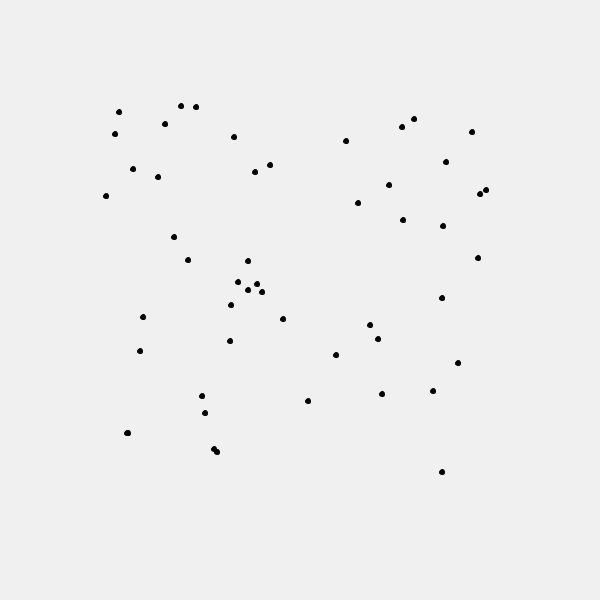
Frame 1 (no input)
Frame 60 (the mouse pressed at the canvas centre just before this capture): identical to frame 1, image omitted
Frame 120 (the mouse held since frame 60 and released just before this capture): identical to frame 1, image omitted

The Processing sketch that drew this single still picture (run headless with seeded random() and noise(); from frame 60 on, the mouse is pressed at the canvas centre):

// Processing sketch: repel_attract
// ── repel_attract.pde
/**************************************************************
 Project:  General use for attraction and repelling of points,
           nodes, or objects. Would be neat in the future to
           add a more advanced collision detection that allows
           clusters to continue moving. Could check the angle
           of collision and rotating nodes along edge if
           possible until it is completely locked. 
           
 Author:  Yahir 
 Date:    May 2022

 
 Notes:
          - Processing 3.5.4
 
 Instructions:
           1. Run sketch
           2. LEFT MOUSE  | repel 
           3. RIGHT MOUSE | attract          
 **************************************************************/

ArrayList<PVector> nodes;        // list contain x and y values
int range;                       // range from mouse to attract/repel nodes
float spd;                       // how fast nodes move

boolean leftPressed;             // track left mouse button pressed
boolean rightPressed;            // track right mouse button pressed

/**************************************************************
 SET UP FUNCTION
 **************************************************************/
void setup() {
  size(600, 600);
  
  range = 200;
  spd = 1;
  leftPressed = false;
  rightPressed = false;
  
  // populate array with nodes/pvectors
  nodes = new ArrayList<PVector>();
  int numNodes = 50;
  for(int i = 0; i < numNodes; i++) {
    int x = int(random(100, width - 100));
    int y = int(random(100, height - 100));
    nodes.add(new PVector(x, y));
  }
}

/**************************************************************
 DRAW FUNCTION
 **************************************************************/
void draw() {
  background(240);  
  
  // a basic implementation to see the repel and attract effect
  //basic();
  
  // basic plus a crude collision detection
  basicCollision();
}

/**************************************************************
 MOUSEPRESSED FUNCTION
 
 LEFT  | left mouse button pressed
 RIGHT | right mouse button pressed
 **************************************************************/
void mousePressed() {
  if (mouseButton == LEFT) {
    leftPressed = true;
  } 
  if (mouseButton == RIGHT) {
    rightPressed = true;
  }
  
}

/**************************************************************
 MOUSEPRESSED FUNCTION
 
 LEFT  | left mouse button released
 RIGHT | right mouse button released
 **************************************************************/
void mouseReleased() {
  if (mouseButton == LEFT) {
    leftPressed = false;
  } 
  if (mouseButton == RIGHT) {
    rightPressed = false;
  } 
}


/**
 *  A basic implementation of the repel and attraction effect
 *
 */
void basic() {
  for(int i = 0; i < nodes.size(); i++) {
    // calculate distance of current node to mouse
    float d = dist(mouseX, mouseY, nodes.get(i).x, nodes.get(i).y);
    
    // check nodes are within range
    if(d < range) {
      // calculate angle from mouse to node
      float angle = atan2(mouseY - nodes.get(i).y, mouseX - nodes.get(i).x);
      
      // attract nodes in range when left mouse button pressed
      if(rightPressed) {
        nodes.get(i).x += map(d, range, 0, 0, spd) * cos(angle);
        nodes.get(i).y += map(d, range, 0, 0, spd) * sin(angle);
      }          
      
      // repel nodes in range when right mouse button pressed
      if(leftPressed) {
        nodes.get(i).x -= map(d, range, 0, 0, spd) * cos(angle);
        nodes.get(i).y -= map(d, range, 0, 0, spd) * sin(angle);
      }      
    }
    
    // simple display of nodes
    fill(0);
    ellipse(nodes.get(i).x, nodes.get(i).y, 5, 5);
  }
}

/**
 *  A basic collision check
 *
 * @param a    first point
 * @param b    second point
 * @param r    distance to trigger collision
 */
boolean collision(PVector a, PVector b, int r) {
  float d = dist(a.x, a.y, b.x, b.y);
  if(d < r) {
    return true;
  } else {
    return false;
  }  
}

/**
 *  the basic repel attract effect with a crude collision detection
 */
void basicCollision() {
  for(int i = 0; i < nodes.size(); i++) {
    // calculate distance of current node to mouse
    float d = dist(mouseX, mouseY, nodes.get(i).x, nodes.get(i).y);
    
    // check nodes are within range
    if(d < range) {
      // calculate angle from mouse to node
      float angle = atan2(mouseY - nodes.get(i).y, mouseX - nodes.get(i).x);
      
      // attract nodes in range when left mouse button pressed
      if(rightPressed) {
        // check collision
        boolean canMove = true;
        for(int j = 0; j < nodes.size(); j++) {
          if(i != j && collision(nodes.get(i), nodes.get(j), 5)) {
            canMove = false;
            break;
          }
        }
        if(canMove) {
        nodes.get(i).x += map(d, range, 0, 0, spd) * cos(angle);
        nodes.get(i).y += map(d, range, 0, 0, spd) * sin(angle);
        }      
      }
      
      // repel nodes in range when right mouse button pressed
      if(leftPressed) {
        nodes.get(i).x -= map(d, range, 0, 0, spd) * cos(angle);
        nodes.get(i).y -= map(d, range, 0, 0, spd) * sin(angle);
      }      
    }
    
    // simple display of nodes
    fill(0);
    ellipse(nodes.get(i).x, nodes.get(i).y, 5, 5);
  }
}
